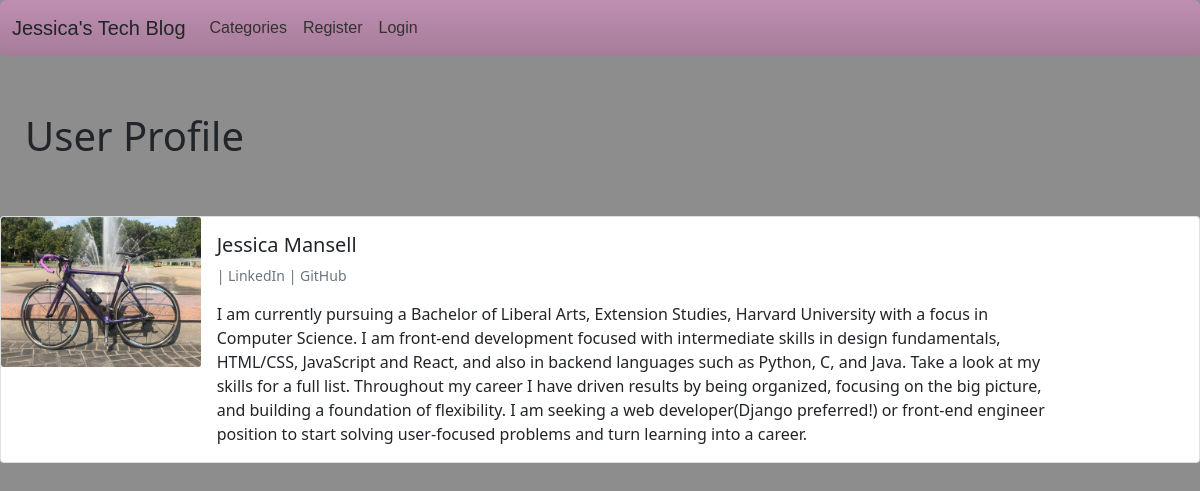
Page /members/1/profile on the committed database.
### blogsite/models.py (models this page shows, shortened)
class Profile(models.Model):
    user = models.OneToOneField(User, null=True, on_delete=models.CASCADE)
    bio = models.TextField()
    website_url = models.CharField(max_length=255, null=True, blank=True)
    profile_pic = models.ImageField(null=True, blank=True, upload_to="images/profile/")
    linkedin_url = models.CharField(max_length=255, null=True, blank=True)
    github_url = models.CharField(max_length=255, null=True, blank=True)

### members/views.py (the view)
# urls.py: path('<int:pk>/profile', ShowProfilePageView.as_view(), name='show_profile_page'),
class ShowProfilePageView(DetailView):
    model = Profile
    template_name = 'registration/user_profile_page.html'
    def get_context_data(self, *args, **kwargs):
        context = super(ShowProfilePageView, self).get_context_data(*args, **kwargs)
        page_user = get_object_or_404(Profile, id=self.kwargs['pk'])
        context["page_user"] = page_user
        return context

### members/templates/registration/user_profile_page.html (shortened to what this page needs)
{% extends 'base.html' %}
{% block content %}
    <h1>User Profile</h1>
    <div class="card mb-3">
        <div class="row g-0">
        <div class="col-md-2">
    {% if page_user.profile_pic %}
            <img src="{{ page_user.profile_pic.url }}" class="card-img">
    {% else %}
            <i class="fa-solid fa-user fa-8x"></i>
    {% endif %}
        </div>
        <div class="col-md-10">
            <div class="card-body">
            <h5 class="card-title">
                {{ page_user.user.first_name }}
                {{ page_user.user.last_name }}
            </h5>
            <p class="small text-muted">
                {% if page_user.linkedin_url %}
                | <a href="{{ page_user.linkedin_url }}">LinkedIn</a>
                {% endif %}
                {% if page_user.github_url %}
                | <a href="{{ page_user.github_url }}">GitHub</a>
                {% endif %}
            </p>
            <p class="card-text">
                {{ page_user.bio }}
            </p>
            </div>
        </div>
        </div>
    </div>
{% endblock %}

### blogsite/static/mysite/style.css (style rules this page uses)
a { color: inherit; text-decoration: none; }
h1 { padding-top: 2rem; margin-left: 25px; }
p { max-width: 835px; }

### rows in the picture
Profile: profile_pic (picture), user.first_name "Jessica", user.last_name "Mansell", bio "I am currently pursuing a Bachelor of Liberal Arts, Extension Studies, Harvard University with a focus in Computer Science. I am front-end development focused with intermediate skills in design fundamentals, HTML/CSS, JavaScript and React, and also in backend languages such as Python, C, and Java. Take a look at my skills for a full list. Throughout my career I have driven results by being organized, focusing on the big picture, and building a foundation of flexibility. I am seeking a web developer(Django preferred!) or front-end engineer position to start solving user-focused problems and turn learning into a career."
